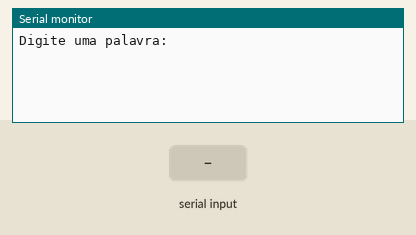
Recording of a sketch running on a simulated Arduino Uno, built with avr-gcc and run on an emulated ATmega328P. Parts: the last lines printed to the serial monitor. The test bench sets the inputs (shaded band).

Above: at 1.2 s.
1.3 s: "1\n" received over Serial
At 2.5 s:
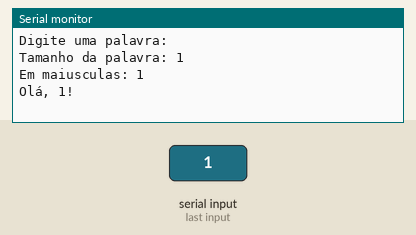
2.8 s: "0\n" received over Serial
At 3.9 s:
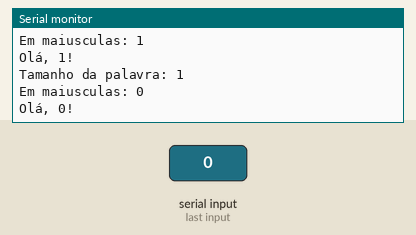
4.3 s: "2\n" received over Serial
At 5.1 s:
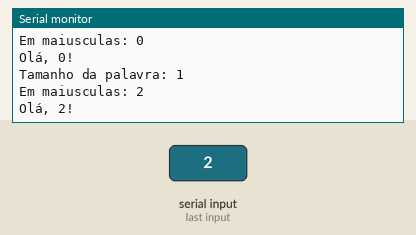

The sketch:

Manipula__o_de_texto_no_Serial_Monitor.ino
```cpp
// C++ code
//
char texto[50];

void setup() {
  Serial.begin(9600);
  Serial.println("Digite uma palavra:");
}

void loop() {
  if (Serial.available() > 0) {
    int tamanho = Serial.readBytesUntil('\n', texto, 50);
    texto[tamanho] = '\0'; // finaliza a string

    Serial.print("Tamanho da palavra: ");
    Serial.println(strlen(texto));

    for (int i = 0; i < strlen(texto); i++) {
      texto[i] = toupper(texto[i]);
    }

    Serial.print("Em maiusculas: ");
    Serial.println(texto);

    char saudacao[60] = "Olá, ";
    strcat(saudacao, texto);
    strcat(saudacao, "!");
    Serial.println(saudacao);
  }
}
```

Measured:
- after the input at 1.3 s, the serial monitor: prints a new line at once (image 1)
- after the input at 2.8 s, the serial monitor: prints a new line at once (image 2)
- after the input at 4.3 s, the serial monitor: prints a new line at once (image 3)
